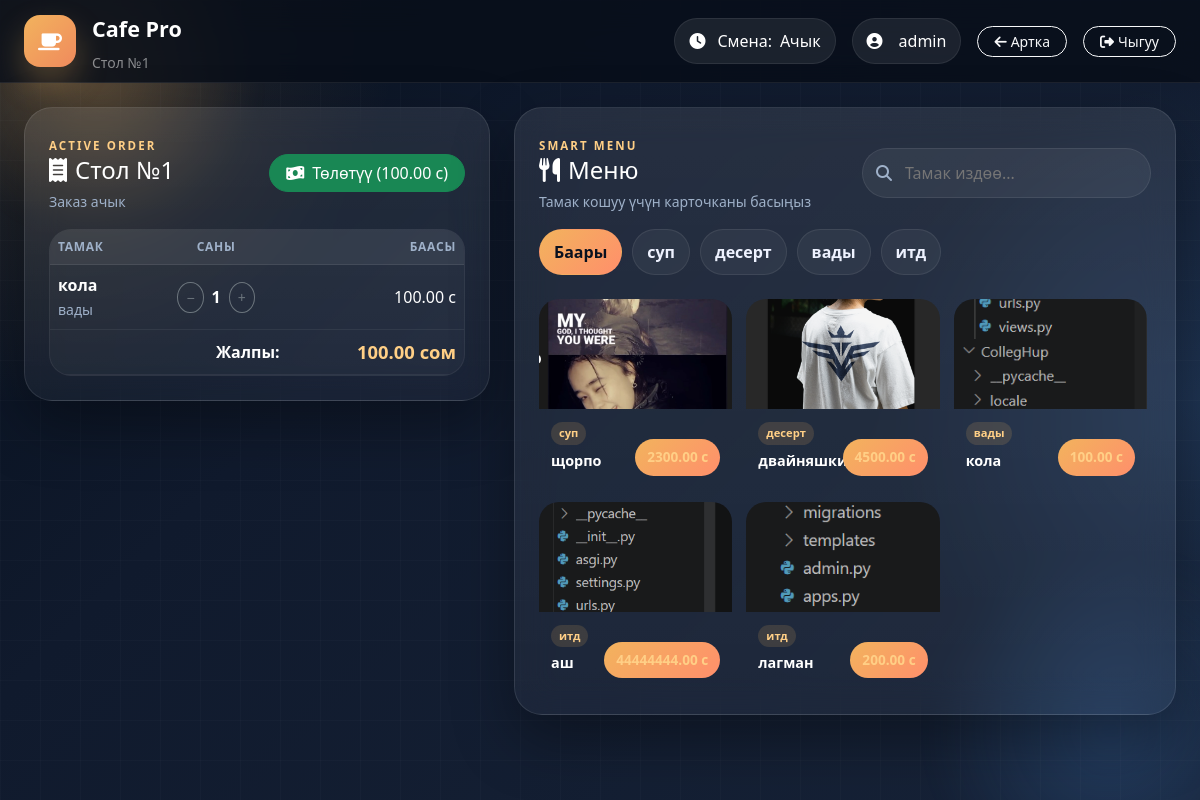
/table/1/ (signed in), run on the app's committed database.
### cafe/models.py (models this page shows, shortened)
class Table(models.Model):
    STATUS_CHOICES = [
        ('free', 'Бош'),
        ('busy', 'Ээленген'),
        ('selected', 'Тандалган'),
    ]
    number = models.IntegerField(unique=True)        # Стол номери
    seats = models.IntegerField()                    # Орун саны
    status = models.CharField(max_length=20, choices=STATUS_CHOICES, default='free')

class OrderItem(models.Model):
    order = models.ForeignKey(Order, on_delete=models.CASCADE)
    menu_item = models.ForeignKey(MenuItem, on_delete=models.CASCADE)
    quantity = models.IntegerField(default=1)        # Саны
    def subtotal(self):
        return self.menu_item.price * self.quantity

class MenuItem(models.Model):
    category = models.ForeignKey(Category, on_delete=models.CASCADE)
    name = models.CharField(max_length=200)          # Тамактын аты
    price = models.DecimalField(max_digits=10, decimal_places=2)  # Баасы
    image = models.ImageField(upload_to='menu/', blank=True, null=True)
    is_available = models.BooleanField(default=True) # Бар/Жок

class Category(models.Model):
    name = models.CharField(max_length=100)          # Категория аты

### cafe/views.py (the view, shortened to what this page needs)
# urls.py: path('table/<int:table_id>/', views.table_detail, name='table_detail'),
@login_required
def table_detail(request, table_id):
    table = get_object_or_404(Table, id=table_id)
    active_order = Order.objects.filter(table=table, status='open').first()
    menu_items = MenuItem.objects.all()
    categories = Category.objects.all()
    active_shift = Shift.objects.filter(status='open').first()
    context = {
        'table': table,
        'active_order': active_order,
        'order_items': active_order.orderitem_set.all() if active_order else [],
        'order_total': active_order.total() if active_order else 0,
        'menu_items': menu_items,
        'categories': categories,
        'active_shift': active_shift,
    }
    return render(request, 'table_detail.html', context)

### cafe/models.py (called while the page is built)
    def total(self):
        return sum(item.subtotal() for item in self.orderitem_set.all())

### templates/table_detail.html (shortened to what this page needs)
{% load static %}
<!DOCTYPE html>
<html lang="ky">
<head>
    <link href="https://cdn.jsdelivr.net/npm/bootstrap@5.3.0/dist/css/bootstrap.min.css" rel="stylesheet">
    <link rel="stylesheet" href="https://cdnjs.cloudflare.com/ajax/libs/font-awesome/6.4.0/css/all.min.css">
    <link rel="stylesheet" href="{% static 'css/style.css' %}">
</head>
<body>
    <div class="bg-orb orb-1"></div>
    <div class="bg-orb orb-2"></div>
    <nav class="navbar navbar-expand-lg premium-navbar px-3 px-lg-4">
        <div class="container-fluid p-0">
            <div class="d-flex align-items-center gap-3">
                <div class="nav-logo"><i class="fas fa-coffee"></i></div>
                <div>
                    <span class="navbar-brand mb-0 d-block">Cafe Pro</span>
                    <small class="text-white-50">Стол №{{ table.number }}</small>
                </div>
            </div>
            <div class="d-flex align-items-center text-white gap-3 flex-wrap justify-content-end">
                <span class="shift-pill">
                    <i class="fas fa-clock me-1"></i>Смена:
                    <span>{% if active_shift %}Ачык{% else %}Жабык{% endif %}</span>
                </span>
                <span class="user-pill"><i class="fas fa-user-circle me-2"></i>{{ request.user.username }}</span>
                <a href="{% url 'waiter' %}" class="btn btn-outline-light btn-sm rounded-pill px-3">
                    <i class="fas fa-arrow-left me-1"></i>Артка
                </a>
                <a href="{% url 'logout' %}" class="btn btn-outline-light btn-sm rounded-pill px-3">
                    <i class="fas fa-sign-out-alt me-1"></i>Чыгуу
                </a>
            </div>
        </div>
    </nav>
    <main class="container-fluid px-3 px-lg-4 py-4">
        <section class="row g-4">
            <div class="col-xl-5">
                <div class="glass-card panel-card">
                    <div class="panel-head d-flex justify-content-between align-items-center">
                        <div>
                            <span class="section-kicker">ACTIVE ORDER</span>
                            <h4 class="mb-1"><i class="fas fa-receipt me-2"></i>Стол №{{ table.number }}</h4>
                            <small class="text-muted">
                                {% if active_order %}Заказ ачык{% else %}Заказ жок{% endif %}
                            </small>
                        </div>
                        {% if active_order %}
                        <form method="POST">
                            <button class="btn btn-success rounded-pill px-3">
                                <i class="fas fa-money-bill-wave me-2"></i>Төлөтүү ({{ order_total }} с)
                            </button>
                        </form>
                        {% endif %}
                    </div>
                    {% if active_order %}
                    <div class="table-responsive order-table-wrap mt-3">
                        <table class="table align-middle order-table mb-0">
                            <thead>
                                <tr>
                                    <th>Тамак</th>
                                    <th class="text-center">Саны</th>
                                    <th class="text-end">Баасы</th>
                                </tr>
                            </thead>
                            <tbody>
                                {% for item in order_items %}
                                <tr>
                                    <td>
                                        <div class="fw-semibold">{{ item.menu_item.name }}</div>
                                        <small class="text-muted">{{ item.menu_item.category.name }}</small>
                                    </td>
                                    <td class="text-center">
                                        <div class="d-flex align-items-center justify-content-center gap-2">
                                            <form method="POST" class="d-inline">
                                                <button class="btn btn-sm btn-outline-secondary rounded-circle px-2">−</button>
                                            </form>
                                            <span class="fw-bold">{{ item.quantity }}</span>
                                            <form method="POST" class="d-inline">
                                                <button class="btn btn-sm btn-outline-secondary rounded-circle px-2">+</button>
                                            </form>
                                        </div>
                                    </td>
                                    <td class="text-end">{{ item.subtotal }} с</td>
                                </tr>
                                {% empty %}
                                <tr>
                                    <td colspan="3" class="text-center text-muted py-4">
                                        <i class="fas fa-utensils me-2"></i>Тамак кошулган жок
                                    </td>
                                </tr>
                                {% endfor %}
                            </tbody>
                            <tfoot>
                                <tr>
                                    <td colspan="2" class="text-end fw-semibold">Жалпы:</td>
                                    <td class="text-end total-cell">{{ order_total }} сом</td>
                                </tr>
                            </tfoot>
                        </table>
                    </div>
                    {% else %}
                    <div class="text-center text-muted py-5">
                        <i class="fas fa-chair fa-3x mb-3 d-block"></i>
                        Стол бош. Заказ ачуу үчүн баскычты басыңыз.
                    </div>
                    {% endif %}
                </div>
            </div>
            <div class="col-xl-7">
                <div class="glass-card panel-card">
                    <div class="panel-head d-flex justify-content-between align-items-center gap-2 flex-wrap">
                        <div>
                            <span class="section-kicker">SMART MENU</span>
                            <h4 class="mb-1"><i class="fas fa-utensils me-2"></i>Меню</h4>
                            <small class="text-muted">Тамак кошуу үчүн карточканы басыңыз</small>
                        </div>
                        <div class="search-box">
                            <i class="fas fa-search"></i>
                            <input type="text" id="menu-search" placeholder="Тамак издөө...">
                        </div>
                    </div>
                    <div class="menu-filters mt-3">
                        <button class="filter-chip active" onclick="filterMenu('all', this)">Баары</button>
                        {% for cat in categories %}
                        <button class="filter-chip" onclick="filterMenu('{{ cat.name }}', this)">{{ cat.name }}</button>
                        {% endfor %}
                    </div>
                    <div class="menu-grid mt-4">
                        {% for item in menu_items %}
                        {% if item.is_available %}
                        <form method="POST" class="menu-card-form">
                            <button type="submit" class="menu-card w-100 text-start border-0 bg-transparent"
                                data-category="{{ item.category.name }}"
                                {% if not active_order %}disabled title="Алдын заказ ачыңыз"{% endif %}>
                                {% if item.image %}
                                <img src="{{ item.image.url }}" alt="{{ item.name }}">
                                {% else %}
                                <div class="menu-no-image"><i class="fas fa-utensils"></i></div>
                                {% endif %}
                                <div class="menu-card-body">
                                    <span class="menu-cat-badge">{{ item.category.name }}</span>
                                    <div class="menu-name">{{ item.name }}</div>
                                    <div class="menu-price">{{ item.price }} с</div>
                                </div>
                            </button>
                        </form>
                        {% endif %}
                        {% endfor %}
                    </div>
                </div>
            </div>
        </section>
    </main>
</body>
</html>

### data on the page
Table: number "1"
OrderItem: menu_item.name "кола", menu_item.category.name "вады", quantity "1", subtotal "100.00"
Category: name "суп"
Category: name "десерт"
Category: name "вады"
Category: name "итд"
MenuItem: image (picture), category.name "суп", name "щорпо", price "2300.00"
MenuItem: image (picture), category.name "десерт", name "двайняшки", price "4500.00"
MenuItem: image (picture), category.name "вады", name "кола", price "100.00"
MenuItem: image (picture), category.name "итд", name "аш", price "44444444.00"
MenuItem: image (picture), category.name "итд", name "лагман", price "200.00"

### other printed values
{{ request.user.username }} "admin"
{{ order_total }} "100.00"
